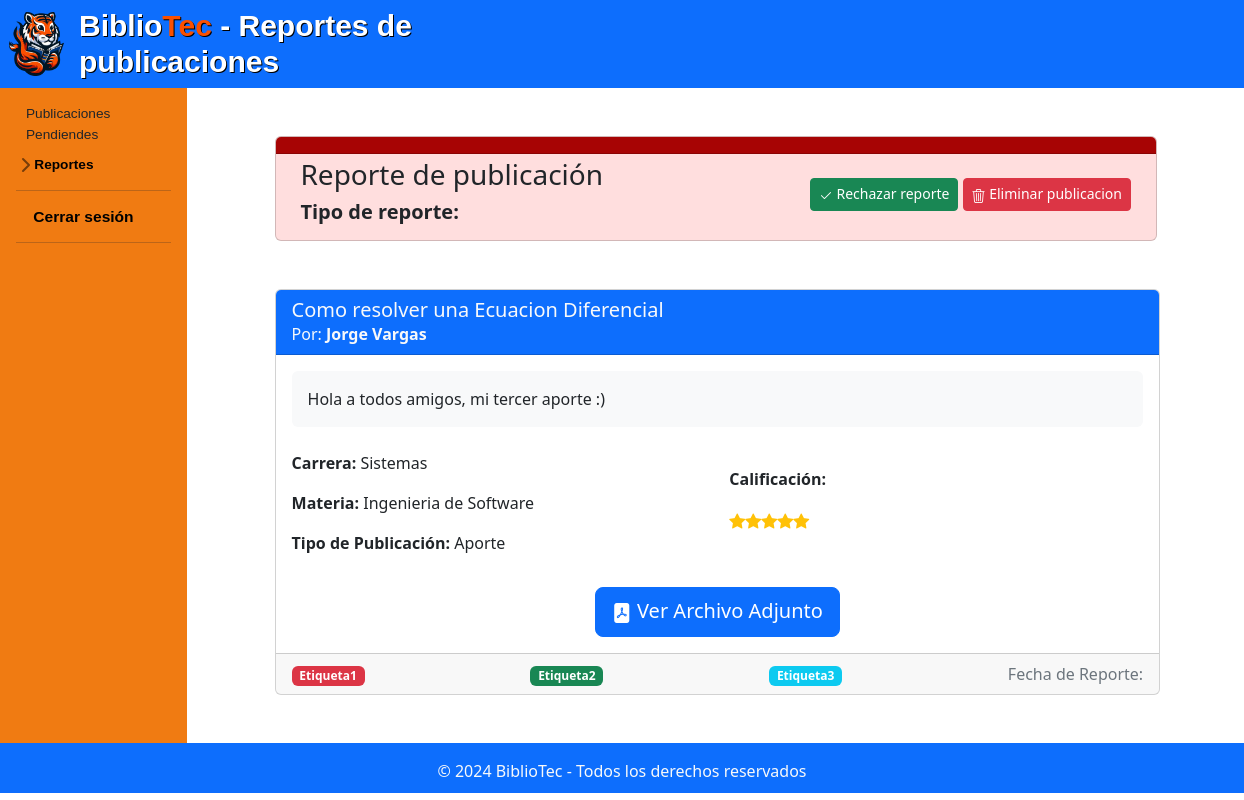
/administracion/administrador/reporte_publicación.php?id=3, run on an earlier commit of the app's database.
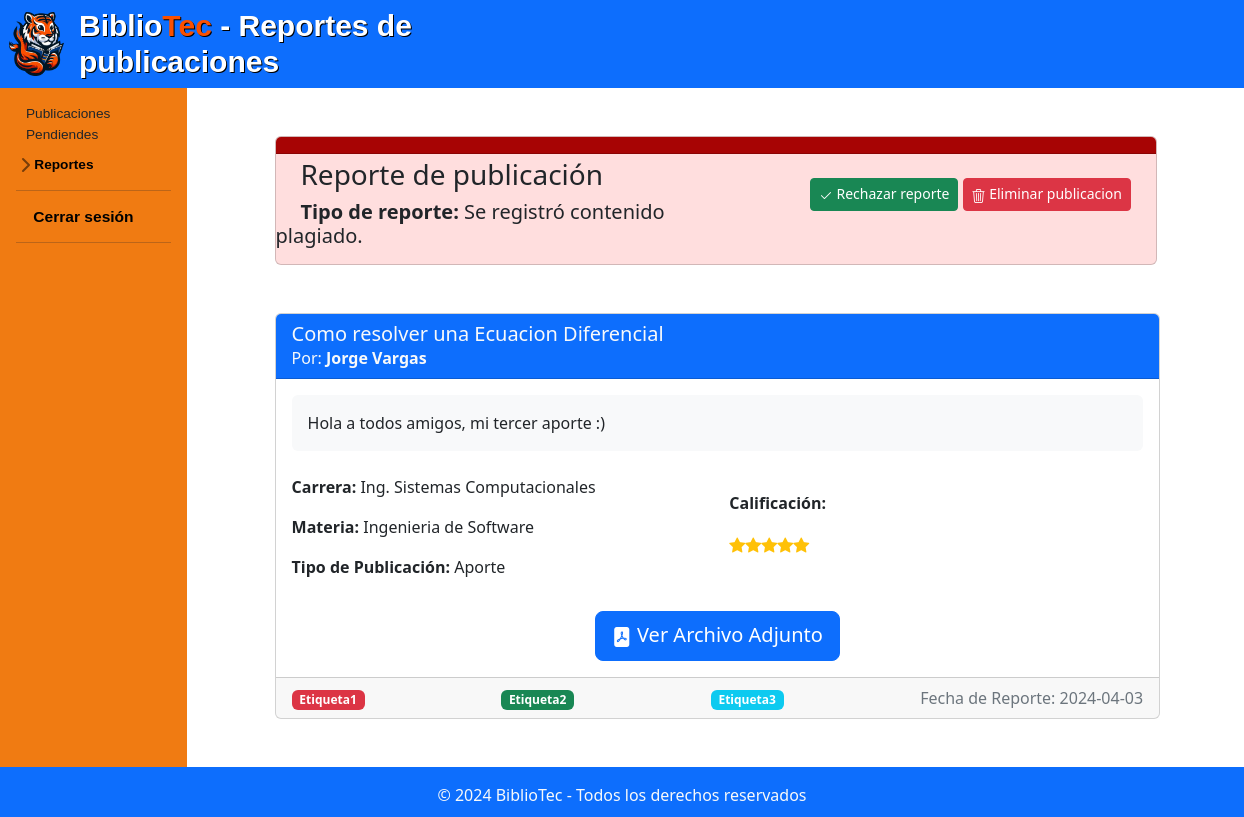
And on a later commit of the database.
### tables this page shows
CREATE TABLE IF NOT EXISTS `publicacion` (
  `idPub` int NOT NULL AUTO_INCREMENT,
  `id_Usuario` int NOT NULL,
  `titulo_Pub` varchar(50) NOT NULL,
  `fecha_Pub` date NOT NULL,
  `descrip_Pub` text NOT NULL,
  `calif_Pub` decimal(10,0) NOT NULL,
  `carrera_Pub` varchar(45) NOT NULL,
  `materia_Pub` varchar(60) NOT NULL,
  `tipo_pub` varchar(45) NOT NULL,
  `archivo_Pub` varchar(100) NOT NULL,
  PRIMARY KEY (`idPub`),
  KEY `fk_Publicacion_Usuario1_idx` (`id_Usuario`)
);

CREATE TABLE IF NOT EXISTS `usuario` (
  `idUsuario` int NOT NULL AUTO_INCREMENT,
  `nom_Us` varchar(50) NOT NULL,
  `apell_Us` varchar(50) NOT NULL,
  `carrera_Us` varchar(60) NOT NULL,
  `semestre_Us` varchar(50) NOT NULL,
  `correo_Us` varchar(100) NOT NULL,
  `contra_Us` varchar(60) NOT NULL,
  PRIMARY KEY (`idUsuario`)
);

### administracion/administrador/reporte_publicación.php (the view, shortened to what this page needs)
<?php
$link = include('../../php/conexion.php');
if (isset($_GET['id'])) {
    $idPub = $_GET['id'];
    $query = "SELECT p.*, u.nom_Us, u.apell_Us FROM publicacion p
              JOIN usuario u ON p.id_Usuario = u.idUsuario
              WHERE p.idPub = $idPub";
    $query2 = "SELECT * FROM 	reportepublicación WHERE idPub = $idPub";
    $result = mysqli_query($link, $query);
    $registro = mysqli_query($link, $query2);
    $fila = mysqli_fetch_array($registro);
    if (mysqli_num_rows($result) == 1) {
        $publicacion = mysqli_fetch_assoc($result);
    } else {
        header("Location: ../home.php");
        exit();
    }
} else {
    header("Location: ../home.php");
    exit();
}
session_start();?>
<!DOCTYPE html>
<html lang="en">
<head>
    <link rel="stylesheet" href="../../css/normalizar.css">
    <link rel="stylesheet" href="../../css/estilos.css">
    <link rel="stylesheet" href="../../css/hover-min.css">
    <link rel="stylesheet" href="../../css/animate.css">
    <link rel="stylesheet" href="../../css/sidebars.css">
    <link rel="stylesheet" href="../../publicacion/style.css">
    <link rel="stylesheet" href="https://cdnjs.cloudflare.com/ajax/libs/animate.css/4.1.1/animate.min.css" />
    <link href="https://cdn.jsdelivr.net/npm/bootstrap@5.3.3/dist/css/bootstrap.min.css" rel="stylesheet">
    <link rel="stylesheet" href="https://cdn.jsdelivr.net/npm/bootstrap-icons@1.11.3/font/bootstrap-icons.min.css">
    <link rel="stylesheet" href="https://cdn.jsdelivr.net/npm/@docsearch/css@3">
</head>
<body>
    <header class="bg-primary py-2">
        <div class="container" style="margin-left:7.8vmax;">
            <div class="logo col-5" >
                <img src="../../images/icons/flamita.png" alt="Logo T - BiblioTec" class="img-fluid mr-2">
                <h4 class="mb-0"><b><span class="col-1">Biblio</span><span class="col-2">Tec</span>
                <span>- Reportes de publicaciones</span></b></h4>
            </div>
    </header>
    <div class="container-fluid" >
        <div class="row" >
            <div class="flex-shrink-0 p-3 hola" style="width: 15%; background-color: #F07B12; ">
                <ul class="list-unstyled" id="menu-lateral">
                <li class="mb-1">
                  <a class="nav-link align-items-center" href="admin_home.php" id="letrabardos" style="margin-left:10px">Publicaciones Pendiendes</a>
                </li>
                    <li class="mb-1">
                        <button class="btn btn-toggle d-inline-flex align-items-center rounded border-0 collapsed" id="letrabardos" data-bs-toggle="collapse" data-bs-target="#dashboard-collapse" aria-expanded="false" style="color: black; font-weight: bold;">
                          Reportes
                        </button>
                      </li>
                    <hr class="my-2">
                    <li class="mb-1">
                        <button class="btn d-inline-flex align-items-center rounded border-0 collapsed" id="letrabardos" style="color: black; font-weight: bold;">
                        <a class="nav-link align-items-center" href="admin_home.php?logout=true" id="letrabar" name ="id">Cerrar sesión</a>
                        </button>
                    </li>
                    <hr class="my-2">
                </ul>
            </div>
            <main role="main" class="col-md-9 ml-sm-auto col-lg-10 px-4" style="font-weight:normal; margin-left: 1%;">
                    <div class="container mt-5 mb-5" >
                        <div class="row" >
                            <div class="col-md-11" style="margin-left: 4%;">
                                <div class="card card-details" style="background-color: rgba(255, 0, 0, 0.13);">
                                    <div class="card-header " style="background-color: rgb(167, 4, 4);">
                                    </div>
                                    <div class="row">
                                        <div class="col mt-1 mb-2" >
                                            <h3 class="pl-1  mb-2" style="margin-left: 2vmax;"> Reporte de publicación</h3>
                                            <h5><Span style="margin-left: 2vmax;"><b>Tipo de reporte: </b><?php echo $fila['motivo_Report'];?></Span><span></span></h5>
                                        </div>
                                        <div class="col text-end mt-4 mb-3  align-items-end" style="margin-right: 2vmax;">
                                            <a href="#"  class="btn btn-success btn-sm">
                                                <i class="bi bi-check2 mr-2"></i> Rechazar reporte
                                            </a>
                                            <a href="#" class="btn btn-danger btn-sm">
                                                <i class="bi bi-trash3 mr-2"></i> Eliminar publicacion
                                            </a>
                                        </div>
                                    </div>
                                </div>
                            </div>
                        </div>
                    </div>
                    <div class="container mt-4 mb-5">
                        <div class="row" >
                            <div class="col-md-8" style="width: 92%; margin-left: 4%;">
                                <div class="card card-details">
                                    <div class="card-header bg-primary text-light">
                                        <h5 class="card-title mb-0"><?php echo $publicacion['titulo_Pub']; ?></h5>
                                        <p class="card-text mb-0">Por:<b> <?php echo $publicacion['nom_Us'] . " " . $publicacion['apell_Us']; ?></b></p>
                                    </div>
                                    <div class="card-body">
                                        <div class="row mb-4">
                                            <div class="col">
                                                <div class="bg-light p-3 rounded">
                                                    <p class="card-text"><?php echo $publicacion['descrip_Pub']; ?></p>
                                                </div>
                                            </div>
                                        </div>
                                        <div class="row">
                                            <div class="col-md-6">
                                                <p class="card-text"><b>Carrera:</b> <?php echo $publicacion['carrera_Pub']; ?></p>
                                                <p class="card-text"><b>Materia:</b> <?php echo $publicacion['materia_Pub']; ?></p>
                                                <p class="card-text"><b>Tipo de Publicación:</b> <?php echo $publicacion['tipo_pub']; ?></p>
                                            </div>
                                            <div class="col-md-6">
                                                <div class="rating mt-3">
                                                    <p class="card-text"><b>Calificación:</b></p>
                                                    <?php
                                                    $calificacion = $publicacion['calif_Pub'];
                                                    $calificacion_estrellas = ceil($calificacion / 2);
                                                    for ($i = 1; $i <= 5; $i++) {
                                                        if ($i <= $calificacion_estrellas) {
                                                            echo '<i class="bi bi-star-fill text-warning"></i>';
                                                        } else {
                                                            echo '<i class="bi bi-star text-warning"></i>';
                                                        }
                                                    }
                                                    ?>
                                                </div>
                                            </div>
                                        </div>
                                    </div>
                                    <div class="row">
                                        <div class="col text-center mt-3 mb-3">
                                            <a href="<?php echo $publicacion['archivo_Pub']; ?>" target="_blank" class="btn btn-primary btn-lg">
                                                <i class="bi bi-file-pdf-fill mr-2"></i> Ver Archivo Adjunto
                                            </a>
                                        </div>
                                    </div>
                                    <div class="card-footer d-flex justify-content-between align-items-end">
                                        <?php
                                        $etiquetas = array("Etiqueta1", "Etiqueta2", "Etiqueta3");
                                        $colores = array("bg-danger", "bg-success", "bg-info");
                                        foreach ($etiquetas as $index => $etiqueta) {
                                            echo '<span class="badge ' . $colores[$index % count($colores)] . ' mr-1">' . $etiqueta . '</span>';
                                        }
                                        ?>
                                        <p class="card-text comment-date mb-0 align-self-end">Fecha de Reporte: <?php echo $fila['fecha_Report']; ?></p>
                                    </div>
                                </div>
            </main>
     <footer class="animate__animated animate__heartBeat animate__delay-2s py-3 text-light bg-primary">
        <div class="container" >
            <p class="mb-1">&copy; 2024 BiblioTec - Todos los derechos reservados</p>
        </div>
    </footer>
</body>
</html>

### css/normalizar.css (style rules this page uses)
html { line-height: 1.15; -webkit-text-size-adjust: 100%; }
body { margin: 0; }
main { display: block; }
hr { box-sizing: content-box; height: 0; overflow: visible; }
a { background-color: transparent; }
b, strong { font-weight: bolder; }
img { border-style: none; }
button, input, optgroup, select, textarea { font-family: inherit; font-size: 100%; line-height: 1.15; margin: 0; }
button, input { overflow: visible; }
button, select { text-transform: none; }
button, [type="button"], [type="reset"], [type="submit"] { -webkit-appearance: button; }

### css/estilos.css (style rules this page uses)
.logo { width: 55px; text-decoration: none; display: flex; align-items: center; text-decoration: none; }
.logo h4 { font-family: 'Agrandir', sans-serif; font-size: 30px; margin: 0; color: white; text-shadow: 1px 1px 0 black; margin-left: 5px; user-select: none; }
.logo h4 .col-1 { color: white; }
.logo h4 .col-2 { color: #FA5000 }
.logo img { width:100%; vertical-align: top; margin-left: -100px; width: 55px; margin-right: 10px; }
footer { position: bottom; bottom: 0; background-color: #007bff; background-attachment: fixed; width: 100%; height: 50px; padding: 35px; box-sizing: border-box; text-align: center; background-size: 30%; background-position: bottom; }

### css/sidebars.css (style rules this page uses)
.btn-toggle::before { width: 1.25em; line-height: 0; transition: transform .35s ease; transform-origin: .5em 50%; }
.bi { vertical-align: -.125em; fill: currentColor; }
#letrabar { font-family: 'Agrandir', sans-serif; font-size: 1.25vmax; margin-left: 1.3vmax; font-weight: 800; }
#letrabardos { font-family: 'Agrandir', sans-serif; font-size: 1.1vmax; margin-left: -7%; font-style:inherit; }

### publicacion/style.css (style rules this page uses)
.card-details { border: 1px solid #ced4da; border-radius: 10px; transition: transform 0.3s ease-in-out; }
.comment-date { user-select: none; color: #6c757d; }

What changed in the data, as far as the page shows it:
added reportepublicación: motivo_Report "Se registró contenido plagiado.", fecha_Report "2024-04-03"
changed publicacion "Como resolver una Ecuacion Diferencial": carrera_Pub "Sistemas" → "Ing. Sistemas Computacionales"
